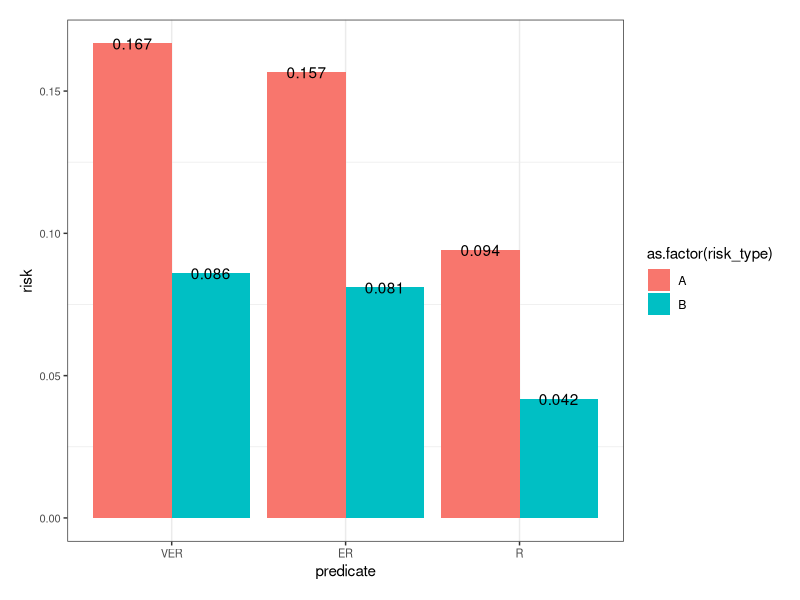
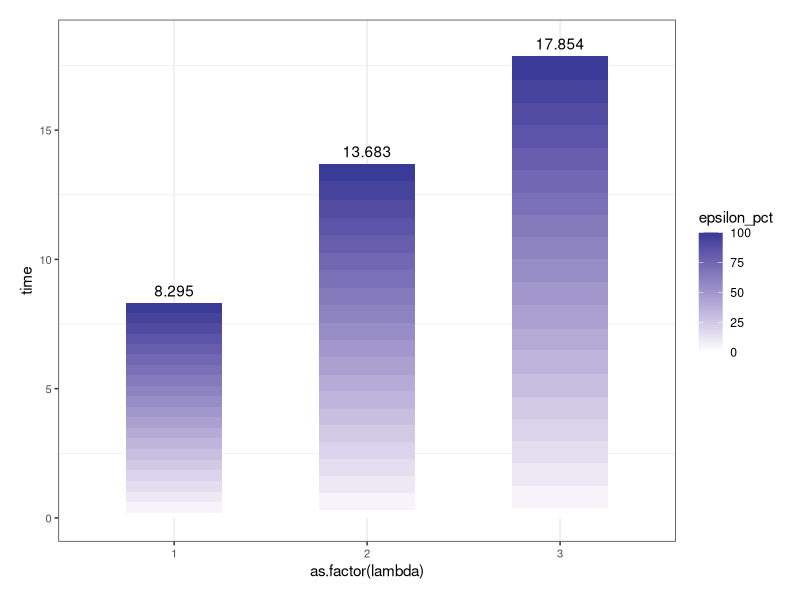
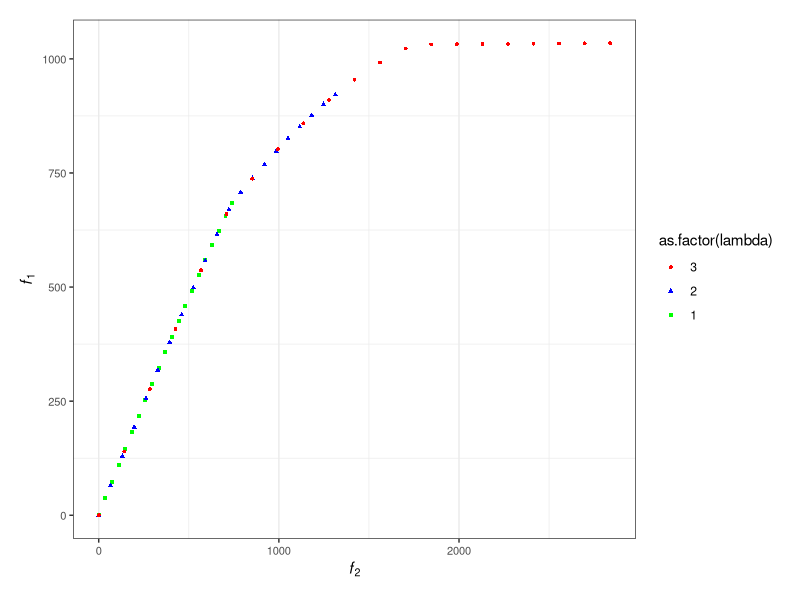
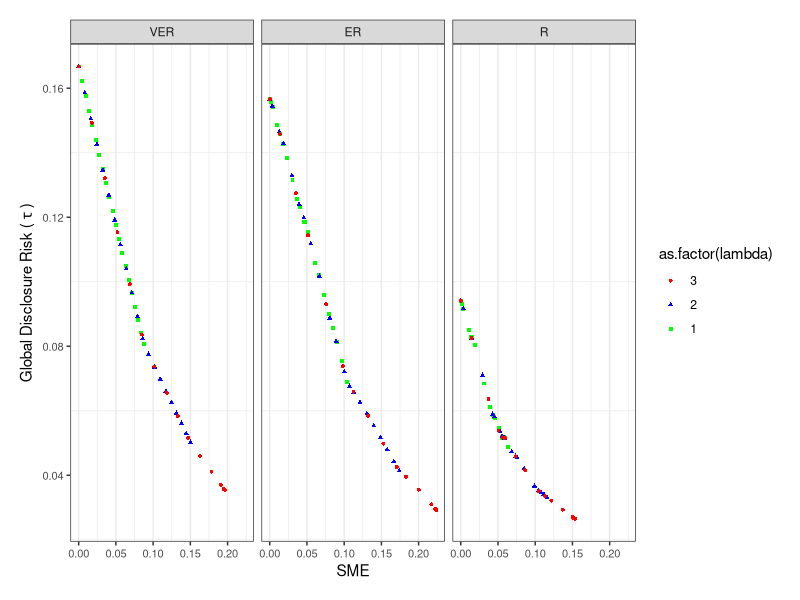
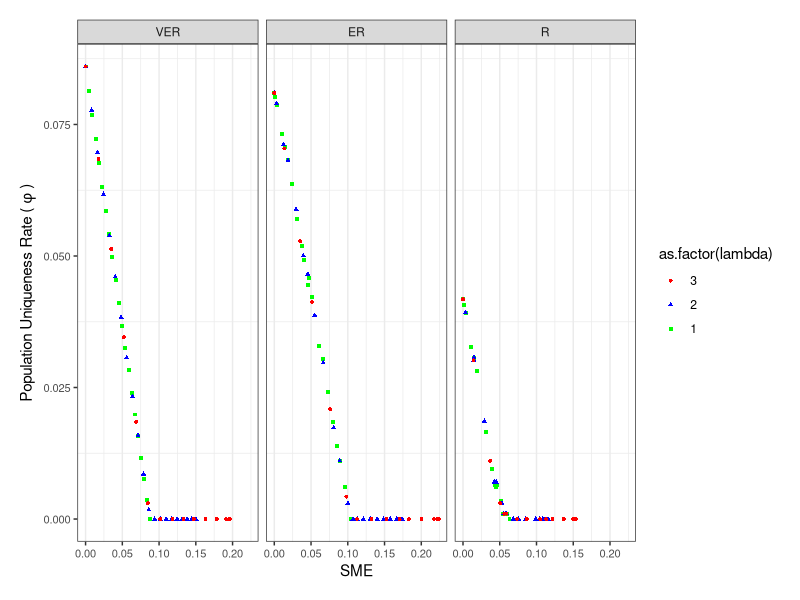
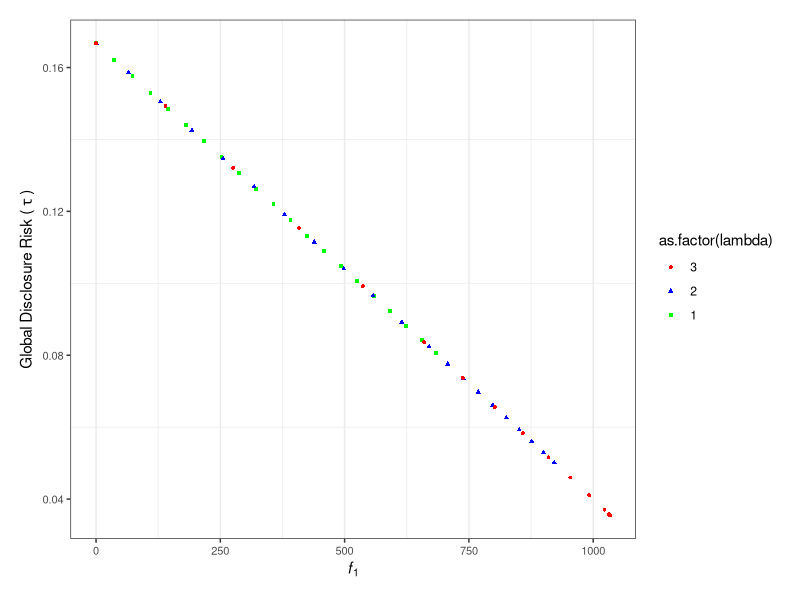
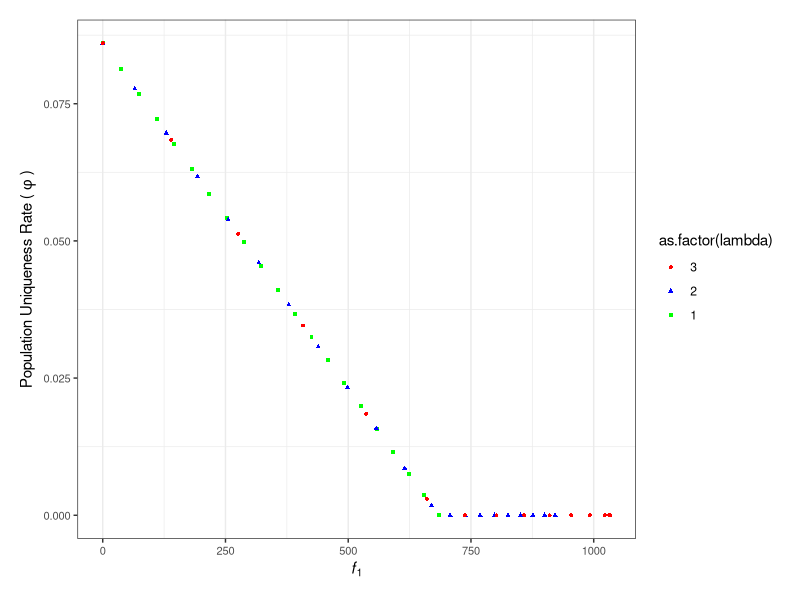
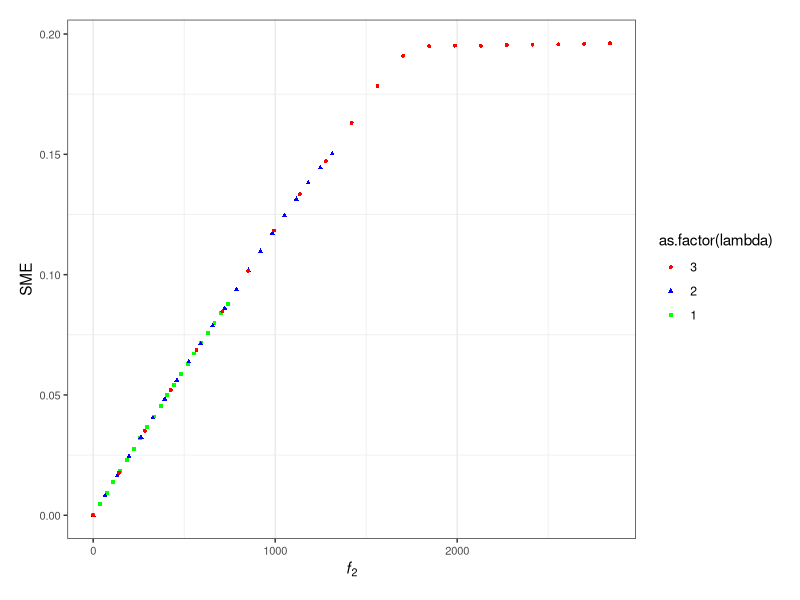

Source code (R) for these figures, in order:
library(ggplot2)
library(dplyr)


########------------- Read data -------------############

options(scipen=999)
bi.data <- readr::read_csv("bi_objective.csv", show_col_types = FALSE)


########------------- Original -------------############
ori.data <- readr::read_csv("ori.csv", show_col_types = FALSE)
ori.data$predicate <- factor(ori.data$predicate, levels = c("VER", "ER", "R"))
ggplot(ori.data, aes(x=predicate, y=risk, fill=as.factor(risk_type))) + 
  geom_bar(position="dodge", stat="identity") +
  geom_text(aes(label = round(risk, 3)), 
            position = position_dodge(0.9)) +
  theme_bw() + 
  theme(plot.margin = margin(0.5, 0.5, 0.5, 0.5, unit = "cm"),
        strip.placement = "outside",
        axis.text = element_text(size = 8),
        panel.grid.major.y = element_blank()) 


########------------- Time -------------############
bi.data0 <- bi.data %>% filter(predicate == "VER")
totals <- bi.data0 %>%
  group_by(lambda) %>%
  summarize(total = sum(time))
ggplot(data = bi.data0, aes(x=as.factor(lambda), y=time, fill=epsilon_pct)) +
  geom_bar(position="stack", stat="identity", width=0.5) +
  geom_text(aes(lambda, total+0.5, label=round(total, 3), fill = NULL), data = totals) +
  scale_fill_gradient2() +
  theme_bw() + 
  theme(plot.margin = margin(0.5, 0.5, 0.5, 0.5, unit = "cm"),
        strip.placement = "outside",
        axis.text = element_text(size = 8),
        panel.grid.major.y = element_blank()) 


########------------- Objectives -------------############
bi.data0 <- bi.data %>% filter(predicate == "VER")
# bi.data0$f2[bi.data0$lambda == 1] <- as.numeric(bi.data0[bi.data0$lambda == 1, ]$f2) * 100 / 740.725589257187
# bi.data0$f2[bi.data0$lambda == 2] <- as.numeric(bi.data0[bi.data0$lambda == 2, ]$f2) * 100 / 1313.37213444108
# bi.data0$f2[bi.data0$lambda == 3] <- as.numeric(bi.data0[bi.data0$lambda == 3, ]$f2) * 100 / 2839.76182586111
bi.data0$lambda <- factor(bi.data0$lambda , levels = c("3", "2", "1"))

f0 <- ggplot(data = bi.data0, aes(x=f2, y=f1, fill=as.factor(lambda))) +
  # geom_vline(xintercept=25,linetype=3) +
  # geom_vline(xintercept=50,linetype=3) +
  # geom_vline(xintercept=75,linetype=3) +
  # geom_vline(xintercept=100,linetype=3) +
  #geom_line(aes(linetype=as.factor(lambda), color=as.factor(lambda))) +
  # geom_line(linetype=3, aes(color=as.factor(lambda))) +
  geom_point(aes(shape=as.factor(lambda), color=as.factor(lambda)), size=1) +
  #labs(y=expression(italic(f)[1]), x=expression(italic(f)[2]/'max('~italic(f)[2]~')? 100 (%)')) +
  labs(y=expression(italic(f)[1]), x=expression(italic(f)[2])) +
  scale_colour_manual(values = c("red", "blue", "green")) +
  #scale_colour_grey(start = 0.1, end = 0.8) +
  theme_bw() + 
  theme(plot.margin = margin(0.5, 0.5, 0.5, 0.5, unit = "cm"),
        strip.placement = "outside",
        axis.text = element_text(size = 8),
        panel.grid.major.y = element_blank())
f0 

########------------- Metrics -------------############

bi.data$predicate <- factor(bi.data$predicate, levels = c("VER", "ER", "R"))
bi.data$lambda <- factor(bi.data$lambda , levels = c("3", "2", "1"))

f1 <- ggplot(data = bi.data, aes(x=smape, y=risk_1, fill=as.factor(lambda))) +
  #geom_line(aes(linetype=as.factor(lambda), color=as.factor(lambda))) +
  #geom_line(aes(linetype=as.factor(lambda), color=as.factor(lambda))) +
  geom_point(aes(shape=as.factor(lambda), color=as.factor(lambda)), size=1) +
  labs(x="SME", y=expression("Global Disclosure Risk ("~tau~')')) +
  facet_grid(cols=vars(predicate)) +
  scale_colour_manual(values = c("red", "blue", "green")) +
  #scale_colour_grey(start = 0.1, end = 0.8) +
  theme_bw() + 
  theme(plot.margin = margin(0.5, 0.5, 0.5, 0.5, unit = "cm"),
        strip.placement = "outside",
        axis.text = element_text(size = 8),
        panel.grid.major.y = element_blank())
f1 

f2 <- ggplot(data = bi.data, aes(x=smape, y=risk_2, fill=as.factor(lambda))) +
  #geom_line(aes(linetype=as.factor(lambda), color=as.factor(lambda))) +
  #geom_line(aes(linetype=as.factor(lambda), color=as.factor(lambda))) +
  geom_point(aes(shape=as.factor(lambda), color=as.factor(lambda)), size=1) +
  labs(x="SME", y=expression("Population Uniqueness Rate ("~phi~')')) +
  facet_grid(cols=vars(predicate)) +
  scale_colour_manual(values = c("red", "blue", "green")) +
  #scale_colour_grey(start = 0.1, end = 0.8) +
  theme_bw() + 
  theme(plot.margin = margin(0.5, 0.5, 0.5, 0.5, unit = "cm"),
        strip.placement = "outside",
        axis.text = element_text(size = 8),
        panel.grid.major.y = element_blank())
f2


########------------- Relations -------------############
bi.data0 <- bi.data %>% filter(predicate == "VER")
bi.data0$lambda <- factor(bi.data0$lambda , levels = c("3", "2", "1"))

f3 <- ggplot(data = bi.data0, aes(x=f1, y=risk_1, fill=as.factor(lambda))) +
  #geom_line(aes(linetype=as.factor(lambda), color=as.factor(lambda))) +
  #geom_line(linetype=3, aes(color=as.factor(lambda))) +
  geom_point(aes(shape=as.factor(lambda), color=as.factor(lambda)), size=1) +
  labs(y=expression("Global Disclosure Risk ("~tau~')'), x=expression(italic(f)[1])) +
  scale_colour_manual(values = c("red", "blue", "green")) +
  #scale_colour_grey(start = 0.1, end = 0.8) +
  theme_bw() + 
  theme(plot.margin = margin(0.5, 0.5, 0.5, 0.5, unit = "cm"),
        strip.placement = "outside",
        axis.text = element_text(size = 8),
        panel.grid.major.y = element_blank())
f3 

f4 <- ggplot(data = bi.data0, aes(x=f1, y=risk_2, fill=as.factor(lambda))) +
  #geom_line(aes(linetype=as.factor(lambda), color=as.factor(lambda))) +
  #geom_line(linetype=3, aes(color=as.factor(lambda))) +
  geom_point(aes(shape=as.factor(lambda), color=as.factor(lambda)), size=1) +
  labs(y=expression("Population Uniqueness Rate ("~phi~')'), x=expression(italic(f)[1])) +
  scale_colour_manual(values = c("red", "blue", "green")) +
  #scale_colour_grey(start = 0.1, end = 0.8) +
  theme_bw() + 
  theme(plot.margin = margin(0.5, 0.5, 0.5, 0.5, unit = "cm"),
        strip.placement = "outside",
        axis.text = element_text(size = 8),
        panel.grid.major.y = element_blank())
f4 

f5 <- ggplot(data = bi.data0, aes(x=f2, y=smape, fill=as.factor(lambda))) +
  #geom_line(aes(linetype=as.factor(lambda), color=as.factor(lambda))) +
  #geom_line(linetype=3, aes(color=as.factor(lambda))) +
  geom_point(aes(shape=as.factor(lambda), color=as.factor(lambda)), size=1) +
  labs(y="SME", x=expression(italic(f)[2])) +
  scale_colour_manual(values = c("red", "blue", "green")) +
  #scale_colour_grey(start = 0.1, end = 0.8) +
  theme_bw() + 
  theme(plot.margin = margin(0.5, 0.5, 0.5, 0.5, unit = "cm"),
        strip.placement = "outside",
        axis.text = element_text(size = 8),
        panel.grid.major.y = element_blank())
f5
